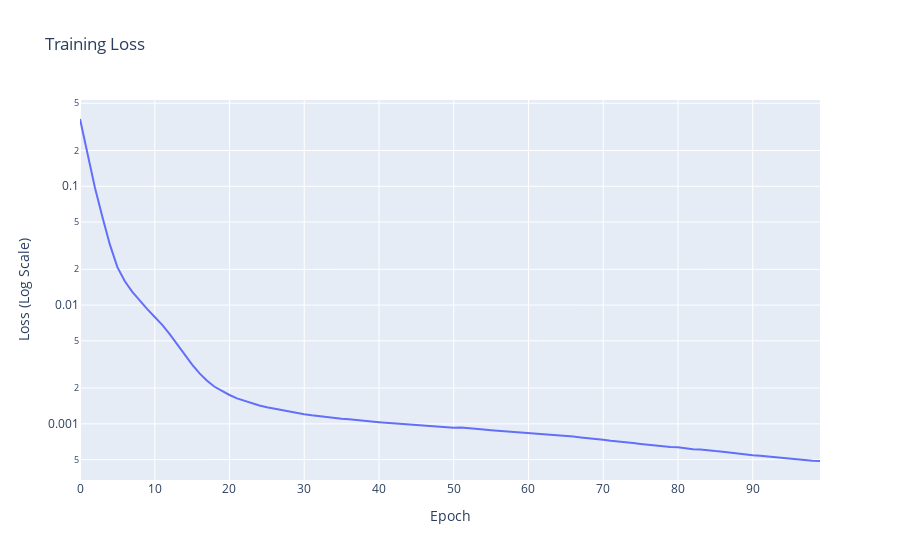

Notebook source saved alongside this figure:
### Markdown cell above
### Let's evaluate the scores

### Code cell
# plot the loss
utils.plot_loss(loss)
